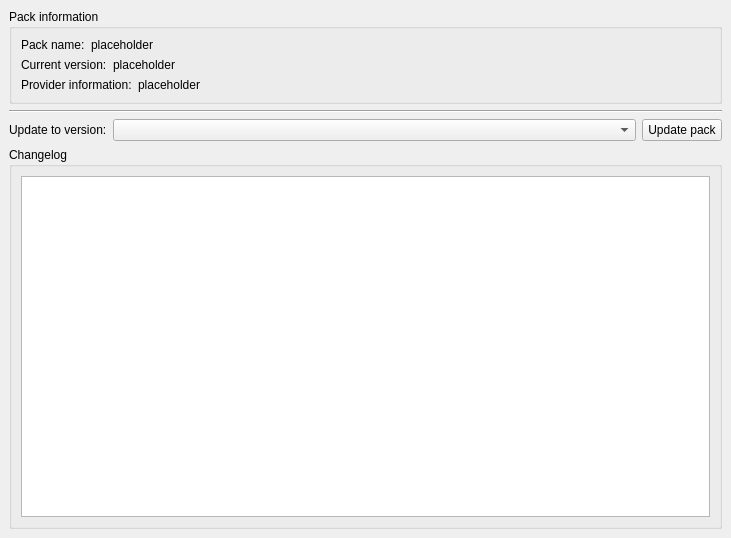
<?xml version="1.0" encoding="UTF-8"?>
<ui version="4.0">
 <class>ManagedPackPage</class>
 <widget class="QWidget" name="ManagedPackPage">
  <property name="geometry">
   <rect>
    <x>0</x>
    <y>0</y>
    <width>731</width>
    <height>538</height>
   </rect>
  </property>
  <layout class="QGridLayout" name="gridLayout">
   <property name="leftMargin">
    <number>9</number>
   </property>
   <property name="topMargin">
    <number>9</number>
   </property>
   <property name="rightMargin">
    <number>9</number>
   </property>
   <property name="bottomMargin">
    <number>9</number>
   </property>
   <item row="0" column="0">
    <layout class="QVBoxLayout" name="verticalLayout_2">
     <item>
      <widget class="QGroupBox" name="packInformationBox">
       <property name="sizePolicy">
        <sizepolicy hsizetype="Preferred" vsizetype="Fixed">
         <horstretch>0</horstretch>
         <verstretch>0</verstretch>
        </sizepolicy>
       </property>
       <property name="title">
        <string>Pack information</string>
       </property>
       <layout class="QFormLayout" name="formLayout_2">
        <item row="0" column="0">
         <layout class="QHBoxLayout" name="packNameLayout">
          <item>
           <widget class="QLabel" name="packNameLabel">
            <property name="text">
             <string>Pack name:</string>
            </property>
           </widget>
          </item>
          <item>
           <widget class="QLabel" name="packName">
            <property name="text">
             <string notr="true">placeholder</string>
            </property>
           </widget>
          </item>
         </layout>
        </item>
        <item row="1" column="0">
         <layout class="QHBoxLayout" name="packVersionLayout">
          <item>
           <widget class="QLabel" name="packVersionLabel">
            <property name="text">
             <string>Current version:</string>
            </property>
           </widget>
          </item>
          <item>
           <widget class="QLabel" name="packVersion">
            <property name="cursor">
             <cursorShape>IBeamCursor</cursorShape>
            </property>
            <property name="text">
             <string notr="true">placeholder</string>
            </property>
            <property name="textInteractionFlags">
             <set>Qt::LinksAccessibleByMouse|Qt::TextSelectableByMouse</set>
            </property>
           </widget>
          </item>
         </layout>
        </item>
        <item row="2" column="0">
         <layout class="QHBoxLayout" name="packOriginLayout">
          <item>
           <widget class="QLabel" name="packOriginLabel">
            <property name="text">
             <string>Provider information:</string>
            </property>
           </widget>
          </item>
          <item>
           <widget class="QLabel" name="packOrigin">
            <property name="cursor">
             <cursorShape>IBeamCursor</cursorShape>
            </property>
            <property name="text">
             <string notr="true">placeholder</string>
            </property>
            <property name="textInteractionFlags">
             <set>Qt::LinksAccessibleByMouse|Qt::TextSelectableByMouse</set>
            </property>
           </widget>
          </item>
         </layout>
        </item>
       </layout>
      </widget>
     </item>
     <item>
      <widget class="Line" name="line">
       <property name="orientation">
        <enum>Qt::Horizontal</enum>
       </property>
      </widget>
     </item>
     <item>
      <layout class="QHBoxLayout" name="horizontalLayout">
       <item>
        <widget class="QLabel" name="updateToVersionLabel">
         <property name="sizePolicy">
          <sizepolicy hsizetype="Fixed" vsizetype="Preferred">
           <horstretch>0</horstretch>
           <verstretch>0</verstretch>
          </sizepolicy>
         </property>
         <property name="text">
          <string>Update to version:</string>
         </property>
        </widget>
       </item>
       <item>
        <widget class="QComboBox" name="versionsComboBox"/>
       </item>
       <item>
        <widget class="QPushButton" name="updateButton">
         <property name="sizePolicy">
          <sizepolicy hsizetype="Fixed" vsizetype="Fixed">
           <horstretch>0</horstretch>
           <verstretch>0</verstretch>
          </sizepolicy>
         </property>
         <property name="text">
          <string>Update pack</string>
         </property>
        </widget>
       </item>
      </layout>
     </item>
     <item>
      <widget class="QGroupBox" name="changelogBox">
       <property name="sizePolicy">
        <sizepolicy hsizetype="Preferred" vsizetype="Expanding">
         <horstretch>0</horstretch>
         <verstretch>0</verstretch>
        </sizepolicy>
       </property>
       <property name="title">
        <string>Changelog</string>
       </property>
       <layout class="QVBoxLayout" name="verticalLayout_3">
        <item>
         <widget class="QTextBrowser" name="changelogTextBrowser"/>
        </item>
       </layout>
      </widget>
     </item>
    </layout>
   </item>
  </layout>
 </widget>
 <resources/>
 <connections/>
</ui>
